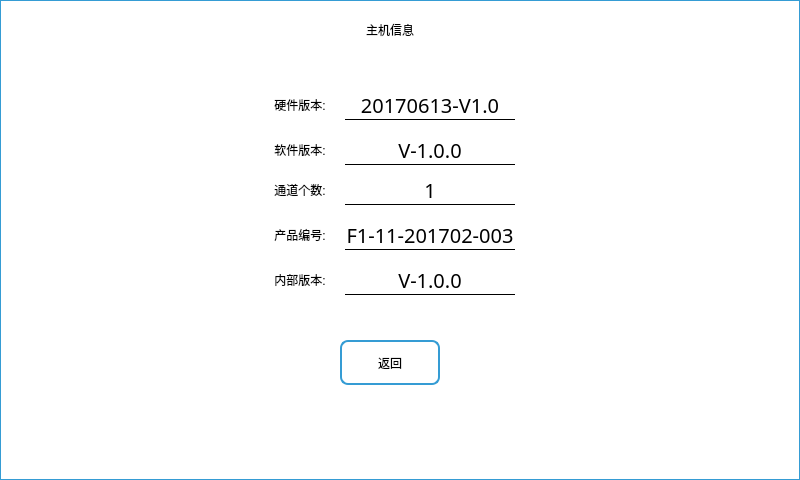
<?xml version="1.0" encoding="UTF-8"?>
<ui version="4.0">
 <class>HostInfo</class>
 <widget class="QWidget" name="HostInfo">
  <property name="geometry">
   <rect>
    <x>0</x>
    <y>0</y>
    <width>800</width>
    <height>480</height>
   </rect>
  </property>
  <property name="windowTitle">
   <string>HostInfo</string>
  </property>
  <property name="styleSheet">
   <string notr="true">QWidget#HostInfo{
font: 15pt &quot;文泉驿等宽微米黑&quot;;
border:1px solid rgb(53, 156, 212);
color: rgb(255, 255,255);
background-color: rgb(255, 255, 255);
}
QGroupBox{
font: 14pt &quot;文泉驿等宽微米黑&quot;;
border: 2px solid rgb(85, 170, 127);
border-radius:8px;
margin-top:10px;
}
QGroupBox:title{
color:black;
subcontrol-origin: margin;
subcontrol-position: top center;
left: 5px;
}

QLabel{
font: 15pt &quot;文泉驿等宽微米黑&quot;;
color: rgb(0, 0, 0);
}

QPushButton{
font: 14pt &quot;文泉驿等宽微米黑&quot;;
border:2px solid rgb(53, 156, 212);
border-radius:8px;
color: rgb(0, 0, 0);
}
QPushButton:pressed{
font: 13pt &quot;文泉驿等宽微米黑&quot;;
background-color:rgb(85, 170, 255);
}
</string>
  </property>
  <widget class="QLabel" name="lb_softWareVer">
   <property name="geometry">
    <rect>
     <x>345</x>
     <y>135</y>
     <width>170</width>
     <height>30</height>
    </rect>
   </property>
   <property name="font">
    <font>
     <family>文泉驿等宽微米黑</family>
     <pointsize>15</pointsize>
     <weight>50</weight>
     <italic>false</italic>
     <bold>false</bold>
    </font>
   </property>
   <property name="styleSheet">
    <string notr="true">font: 15pt &quot;文泉驿等宽微米黑&quot;;
border:1px;
border-style: none none solid none;
</string>
   </property>
   <property name="text">
    <string>V-1.0.0</string>
   </property>
   <property name="alignment">
    <set>Qt::AlignCenter</set>
   </property>
  </widget>
  <widget class="QLabel" name="lb_hostSerial_2">
   <property name="geometry">
    <rect>
     <x>345</x>
     <y>265</y>
     <width>170</width>
     <height>30</height>
    </rect>
   </property>
   <property name="font">
    <font>
     <family>文泉驿等宽微米黑</family>
     <pointsize>15</pointsize>
     <weight>50</weight>
     <italic>false</italic>
     <bold>false</bold>
    </font>
   </property>
   <property name="styleSheet">
    <string notr="true">font: 15pt &quot;文泉驿等宽微米黑&quot;;
border:1px;
border-style: none none solid none;
</string>
   </property>
   <property name="text">
    <string>V-1.0.0</string>
   </property>
   <property name="alignment">
    <set>Qt::AlignCenter</set>
   </property>
  </widget>
  <widget class="QLabel" name="label_8">
   <property name="geometry">
    <rect>
     <x>255</x>
     <y>135</y>
     <width>90</width>
     <height>30</height>
    </rect>
   </property>
   <property name="styleSheet">
    <string notr="true">font: 14pt &quot;文泉驿等宽微米黑&quot;;</string>
   </property>
   <property name="text">
    <string>软件版本:</string>
   </property>
   <property name="alignment">
    <set>Qt::AlignCenter</set>
   </property>
  </widget>
  <widget class="QToolButton" name="tBtn_quit">
   <property name="geometry">
    <rect>
     <x>340</x>
     <y>340</y>
     <width>100</width>
     <height>45</height>
    </rect>
   </property>
   <property name="styleSheet">
    <string notr="true">QToolButton{
font: 14pt &quot;文泉驿等宽微米黑&quot;;
border:2px solid;
border-radius:8px;
color: rgb(0, 0, 0);
border-color: rgb(53, 156, 212);

}
QToolButton:pressed{
font: 13pt &quot;文泉驿等宽微米黑&quot;;
background-color:rgb(85, 170, 255);
}
QToolButton:hover{
font: 13pt &quot;文泉驿等宽微米黑&quot;;
background-color:rgb(85, 170, 255);
}</string>
   </property>
   <property name="text">
    <string>返回</string>
   </property>
   <property name="icon">
    <iconset resource="../image.qrc">
     <normaloff>:/Image/go-back.png</normaloff>:/Image/go-back.png</iconset>
   </property>
   <property name="iconSize">
    <size>
     <width>40</width>
     <height>40</height>
    </size>
   </property>
   <property name="toolButtonStyle">
    <enum>Qt::ToolButtonTextBesideIcon</enum>
   </property>
  </widget>
  <widget class="QLabel" name="label_7">
   <property name="geometry">
    <rect>
     <x>255</x>
     <y>90</y>
     <width>90</width>
     <height>30</height>
    </rect>
   </property>
   <property name="styleSheet">
    <string notr="true">font: 14pt &quot;文泉驿等宽微米黑&quot;;</string>
   </property>
   <property name="text">
    <string>硬件版本:</string>
   </property>
   <property name="alignment">
    <set>Qt::AlignCenter</set>
   </property>
  </widget>
  <widget class="QLabel" name="lb_hostSerial">
   <property name="geometry">
    <rect>
     <x>345</x>
     <y>220</y>
     <width>170</width>
     <height>30</height>
    </rect>
   </property>
   <property name="font">
    <font>
     <family>文泉驿等宽微米黑</family>
     <pointsize>15</pointsize>
     <weight>50</weight>
     <italic>false</italic>
     <bold>false</bold>
    </font>
   </property>
   <property name="styleSheet">
    <string notr="true">font: 15pt &quot;文泉驿等宽微米黑&quot;;
border:1px;
border-style: none none solid none;
</string>
   </property>
   <property name="text">
    <string>F1-11-201702-003</string>
   </property>
   <property name="alignment">
    <set>Qt::AlignCenter</set>
   </property>
  </widget>
  <widget class="QLabel" name="lb_hardWareVer">
   <property name="geometry">
    <rect>
     <x>345</x>
     <y>90</y>
     <width>170</width>
     <height>30</height>
    </rect>
   </property>
   <property name="font">
    <font>
     <family>文泉驿等宽微米黑</family>
     <pointsize>15</pointsize>
     <weight>50</weight>
     <italic>false</italic>
     <bold>false</bold>
    </font>
   </property>
   <property name="styleSheet">
    <string notr="true">font: 15pt &quot;文泉驿等宽微米黑&quot;;
border:1px;
border-style: none none solid none;
</string>
   </property>
   <property name="text">
    <string>20170613-V1.0</string>
   </property>
   <property name="alignment">
    <set>Qt::AlignCenter</set>
   </property>
  </widget>
  <widget class="QLabel" name="lb_netNum">
   <property name="geometry">
    <rect>
     <x>345</x>
     <y>175</y>
     <width>170</width>
     <height>30</height>
    </rect>
   </property>
   <property name="font">
    <font>
     <family>文泉驿等宽微米黑</family>
     <pointsize>15</pointsize>
     <weight>50</weight>
     <italic>false</italic>
     <bold>false</bold>
    </font>
   </property>
   <property name="styleSheet">
    <string notr="true">font: 15pt &quot;文泉驿等宽微米黑&quot;;
border:1px;
border-style: none none solid none;
</string>
   </property>
   <property name="text">
    <string>1</string>
   </property>
   <property name="alignment">
    <set>Qt::AlignCenter</set>
   </property>
  </widget>
  <widget class="QLabel" name="label_10">
   <property name="geometry">
    <rect>
     <x>255</x>
     <y>220</y>
     <width>90</width>
     <height>30</height>
    </rect>
   </property>
   <property name="styleSheet">
    <string notr="true">font: 14pt &quot;文泉驿等宽微米黑&quot;;</string>
   </property>
   <property name="text">
    <string>产品编号:</string>
   </property>
   <property name="alignment">
    <set>Qt::AlignCenter</set>
   </property>
  </widget>
  <widget class="QLabel" name="label_6">
   <property name="geometry">
    <rect>
     <x>235</x>
     <y>10</y>
     <width>310</width>
     <height>40</height>
    </rect>
   </property>
   <property name="styleSheet">
    <string notr="true">font: 20pt &quot;文泉驿等宽微米黑&quot;;
</string>
   </property>
   <property name="text">
    <string>主机信息</string>
   </property>
   <property name="alignment">
    <set>Qt::AlignCenter</set>
   </property>
  </widget>
  <widget class="QLabel" name="label_9">
   <property name="geometry">
    <rect>
     <x>255</x>
     <y>175</y>
     <width>90</width>
     <height>30</height>
    </rect>
   </property>
   <property name="styleSheet">
    <string notr="true">font: 14pt &quot;文泉驿等宽微米黑&quot;;</string>
   </property>
   <property name="text">
    <string>通道个数:</string>
   </property>
   <property name="alignment">
    <set>Qt::AlignCenter</set>
   </property>
  </widget>
  <widget class="QLabel" name="label_11">
   <property name="geometry">
    <rect>
     <x>255</x>
     <y>265</y>
     <width>90</width>
     <height>30</height>
    </rect>
   </property>
   <property name="styleSheet">
    <string notr="true">font: 14pt &quot;文泉驿等宽微米黑&quot;;</string>
   </property>
   <property name="text">
    <string>内部版本:</string>
   </property>
   <property name="alignment">
    <set>Qt::AlignCenter</set>
   </property>
  </widget>
  <widget class="QLabel" name="label">
   <property name="geometry">
    <rect>
     <x>0</x>
     <y>0</y>
     <width>800</width>
     <height>480</height>
    </rect>
   </property>
   <property name="styleSheet">
    <string notr="true">border-image: url(:/Image/webp.png);</string>
   </property>
   <property name="text">
    <string/>
   </property>
  </widget>
  <zorder>label</zorder>
  <zorder>lb_softWareVer</zorder>
  <zorder>lb_hostSerial_2</zorder>
  <zorder>label_8</zorder>
  <zorder>tBtn_quit</zorder>
  <zorder>label_7</zorder>
  <zorder>lb_hostSerial</zorder>
  <zorder>lb_hardWareVer</zorder>
  <zorder>lb_netNum</zorder>
  <zorder>label_10</zorder>
  <zorder>label_6</zorder>
  <zorder>label_9</zorder>
  <zorder>label_11</zorder>
 </widget>
 <layoutdefault spacing="6" margin="11"/>
 <resources>
  <include location="../image.qrc"/>
 </resources>
 <connections/>
</ui>
